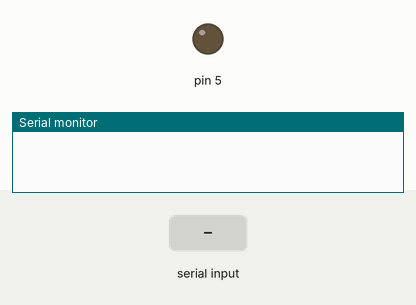
The sketch below on a simulated Arduino Uno, built with avr-gcc and run on an emulated ATmega328P. Shown: output pins drawn as LEDs (lit = HIGH), the last lines printed to the serial monitor. The inputs (shaded band) are chosen by the test bench.

Above: at 1.2 s.
1.3 s: byte 30 received over Serial
At 1.9 s:
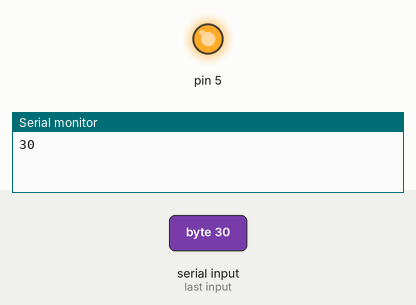
Timing chart, 0 to 4.3 s (numbered marks = the images above; inputs shaded):
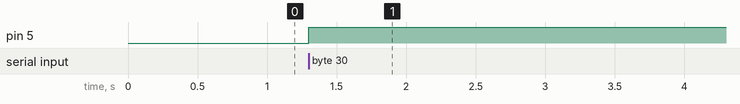

Measured:
- after the input at 1.3 s, pin 5: LOW → HIGH at once

The sketch:

trump-control.ino
```cpp
bool isOff = true;

void setup() {
  Serial.begin(9600);
//  Serial.setTimeout(10);
  pinMode(5, OUTPUT);
}
void loop() {

  // if there's any serial data in the buffer, read a byte:
  if (Serial.available() > 0) {

    int inByte = Serial.read();
    Serial.println(inByte);
     if (isOff) {
      digitalWrite(5, 255);
//      delay(5000);
      isOff = false;
     } else {
      digitalWrite(5, 0);
//      delay(2000);
      isOff = true;
     }
  }
}
```
